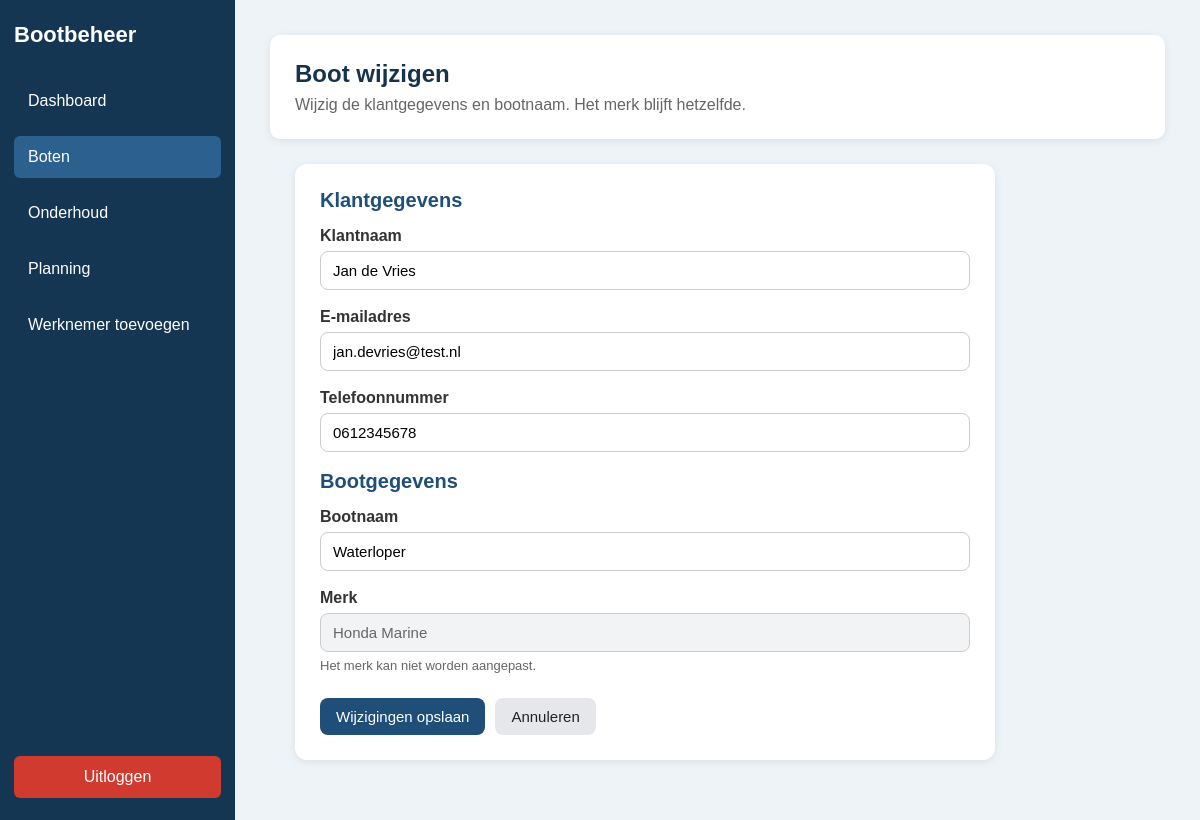
Page /boot_wijzigen.php?id=2 (signed in) on the committed database.
### tables this page shows
CREATE TABLE klant (
    klant_id INT AUTO_INCREMENT PRIMARY KEY,
    naam VARCHAR(100) NOT NULL,
    email VARCHAR(150) NOT NULL,
    telefoonnummer VARCHAR(20) NOT NULL
);

CREATE TABLE boot (
    boot_id INT AUTO_INCREMENT PRIMARY KEY,
    klant_id INT NOT NULL,
    naam VARCHAR(100) NOT NULL,
    merk VARCHAR(100) NOT NULL,

    CONSTRAINT fk_boot_klant
    FOREIGN KEY (klant_id)
    REFERENCES klant(klant_id)
    ON DELETE RESTRICT
    ON UPDATE CASCADE
);

### app/Models/Boot.php (called while the page is built, shortened)
<?php
class Boot
{
    private $pdo;
    public function __construct($pdo)
    {
        $this->pdo = $pdo;
    }
    public function getById($boot_id)
    {
        $sql = "
            SELECT
                boot_id,
                klant_id,
                naam,
                merk
            FROM boot
            WHERE boot_id = :boot_id
        ";
        $stmt = $this->pdo->prepare($sql);
        $stmt->execute([
            'boot_id' => $boot_id
        ]);
        return $stmt->fetch(PDO::FETCH_ASSOC);
    }
}

### app/Models/Klant.php (called while the page is built, shortened)
<?php
class Klant
{
    private $pdo;
    public function __construct($pdo)
    {
        $this->pdo = $pdo;
    }
    public function getById($id)
    {
        $stmt = $this->pdo->prepare("SELECT * FROM klant WHERE klant_id = :id");
        $stmt->execute([
            'id' => $id
        ]);
        return $stmt->fetch(PDO::FETCH_ASSOC);
    }
}

### public/boot_wijzigen.php (the view, shortened to what this page needs)
<?php
require_once '../config/database.php';
require_once '../app/Models/Boot.php';
require_once '../app/Models/Klant.php';
$database = new Database();
$pdo = $database->connect();
$bootModel = new Boot($pdo);
$klantModel = new Klant($pdo);
$boot_id = $_GET['id'] ?? null;
$boot = $bootModel->getById($boot_id);
$klant = $klantModel->getById($boot['klant_id']);
$klantNaam = $klant['naam'];
$email = $klant['email'];
$telefoonnummer = $klant['telefoonnummer'];
$bootNaam = $boot['naam'];
$merk = $boot['merk'];
?>
<!DOCTYPE html>
<html lang="nl">
<head>
    <link rel="stylesheet" href="assets/css/style.css">
</head>
<body>
<div class="app-layout">
    <?php require_once '../app/Views/layouts/sidebar.php'; ?>
    <main class="main-content">
        <section class="topbar">
            <div>
                <h1>Boot wijzigen</h1>
                <p>Wijzig de klantgegevens en bootnaam. Het merk blijft hetzelfde.</p>
            </div>
        </section>
        <section class="content-card boot-wijzigen-card">
            <form method="POST" action="">
                <h2>Klantgegevens</h2>
                <div class="form-group">
                    <label for="klant_naam">Klantnaam</label>
                    <input
                        type="text"
                        name="klant_naam"
                        id="klant_naam"
                        value="<?= htmlspecialchars($klantNaam); ?>"
                        required
                    >
                </div>
                <div class="form-group">
                    <label for="email">E-mailadres</label>
                    <input
                        type="email"
                        name="email"
                        id="email"
                        value="<?= htmlspecialchars($email); ?>"
                        required
                    >
                </div>
                <div class="form-group">
                    <label for="telefoonnummer">Telefoonnummer</label>
                    <input
                        type="text"
                        name="telefoonnummer"
                        id="telefoonnummer"
                        value="<?= htmlspecialchars($telefoonnummer); ?>"
                        required
                    >
                </div>
                <h2>Bootgegevens</h2>
                <div class="form-group">
                    <label for="boot_naam">Bootnaam</label>
                    <input
                        type="text"
                        name="boot_naam"
                        id="boot_naam"
                        value="<?= htmlspecialchars($bootNaam); ?>"
                        required
                    >
                </div>
                <div class="form-group">
                    <label for="merk">Merk</label>
                    <input
                        type="text"
                        name="merk"
                        id="merk"
                        value="<?= htmlspecialchars($merk); ?>"
                        readonly
                    >
                    <small>Het merk kan niet worden aangepast.</small>
                </div>
                <div class="form-actions">
                    <button type="submit" class="btn-primary">Wijzigingen opslaan</button>
                    <a href="boten.php" class="btn-secondary">Annuleren</a>
                </div>
            </form>
        </section>
    </main>
</div>
</body>
</html>

### public/assets/css/style.css (style rules this page uses)
* { box-sizing: border-box; }
body { margin: 0; font-family: Arial, sans-serif; background-color: #eef3f8; color: #1f2933; }
.app-layout { display: flex; min-height: 100vh; }
.main-content { flex: 1; padding: 35px; }
.topbar { background-color: white; padding: 25px; border-radius: 10px; display: flex; justify-content: space-between; align-items: center; margin-bottom: 25px; box-shadow: 0 2px 8px rgba(0, 0, 0, 0.08); }
.topbar h1 { margin: 0 0 8px 0; color: #17324d; }
.topbar p { margin: 0; color: #666; }
.content-card { background-color: white; padding: 25px; border-radius: 10px; box-shadow: 0 2px 8px rgba(0, 0, 0, 0.08); }
.boot-wijzigen-card { background-color: #ffffff; padding: 25px; border-radius: 12px; box-shadow: 0 2px 8px rgba(0, 0, 0, 0.08); max-width: 700px; }
.boot-wijzigen-card h2 { margin-top: 25px; margin-bottom: 15px; color: #1f4e79; font-size: 20px; }
.boot-wijzigen-card h2:first-of-type { margin-top: 0; }
.boot-wijzigen-card .form-group { margin-bottom: 18px; }
.boot-wijzigen-card .form-group label { display: block; margin-bottom: 6px; font-weight: bold; color: #333333; }
.boot-wijzigen-card .form-group input { width: 100%; padding: 10px 12px; border: 1px solid #cccccc; border-radius: 8px; font-size: 15px; box-sizing: border-box; }
.boot-wijzigen-card .form-group input[readonly] { background-color: #f1f3f5; color: #666666; cursor: not-allowed; }
.boot-wijzigen-card .form-group small { display: block; margin-top: 6px; color: #666666; font-size: 13px; }
.boot-wijzigen-card .form-actions { margin-top: 25px; display: flex; gap: 10px; }
.boot-wijzigen-card .btn-primary { background-color: #1f4e79; color: #ffffff; padding: 10px 16px; border-radius: 8px; border: none; text-decoration: none; cursor: pointer; font-size: 15px; }
.boot-wijzigen-card .btn-secondary { background-color: #e5e7eb; color: #222222; padding: 10px 16px; border-radius: 8px; text-decoration: none; font-size: 15px; }
.content-card { background-color: #ffffff; padding: 25px; border-radius: 12px; box-shadow: 0 2px 8px rgba(0, 0, 0, 0.08); margin: 25px; }
.content-card h2 { margin-top: 0; color: #1f4e79; }
.form-group { margin-bottom: 18px; }
.form-group label { display: block; font-weight: bold; margin-bottom: 8px; color: #222; }
.form-group input, .form-group select, .form-group textarea { width: 100%; padding: 11px; border: 1px solid #ccd6e0; border-radius: 8px; font-size: 15px; font-family: Arial, sans-serif; box-sizing: border-box; }
.form-actions { display: flex; gap: 10px; margin-top: 20px; }
.btn-primary { background-color: #1f4e79; color: #ffffff; padding: 11px 16px; border-radius: 8px; border: none; text-decoration: none; font-size: 15px; cursor: pointer; }
.btn-secondary { background-color: #e9eef5; color: #1f4e79; padding: 11px 16px; border-radius: 8px; text-decoration: none; font-size: 15px; }

### rows in the picture
klant: klant_naam "Jan de Vries", email "jan.devries@test.nl", telefoonnummer "0612345678"
boot: boot_naam "Waterloper", merk "Honda Marine"
